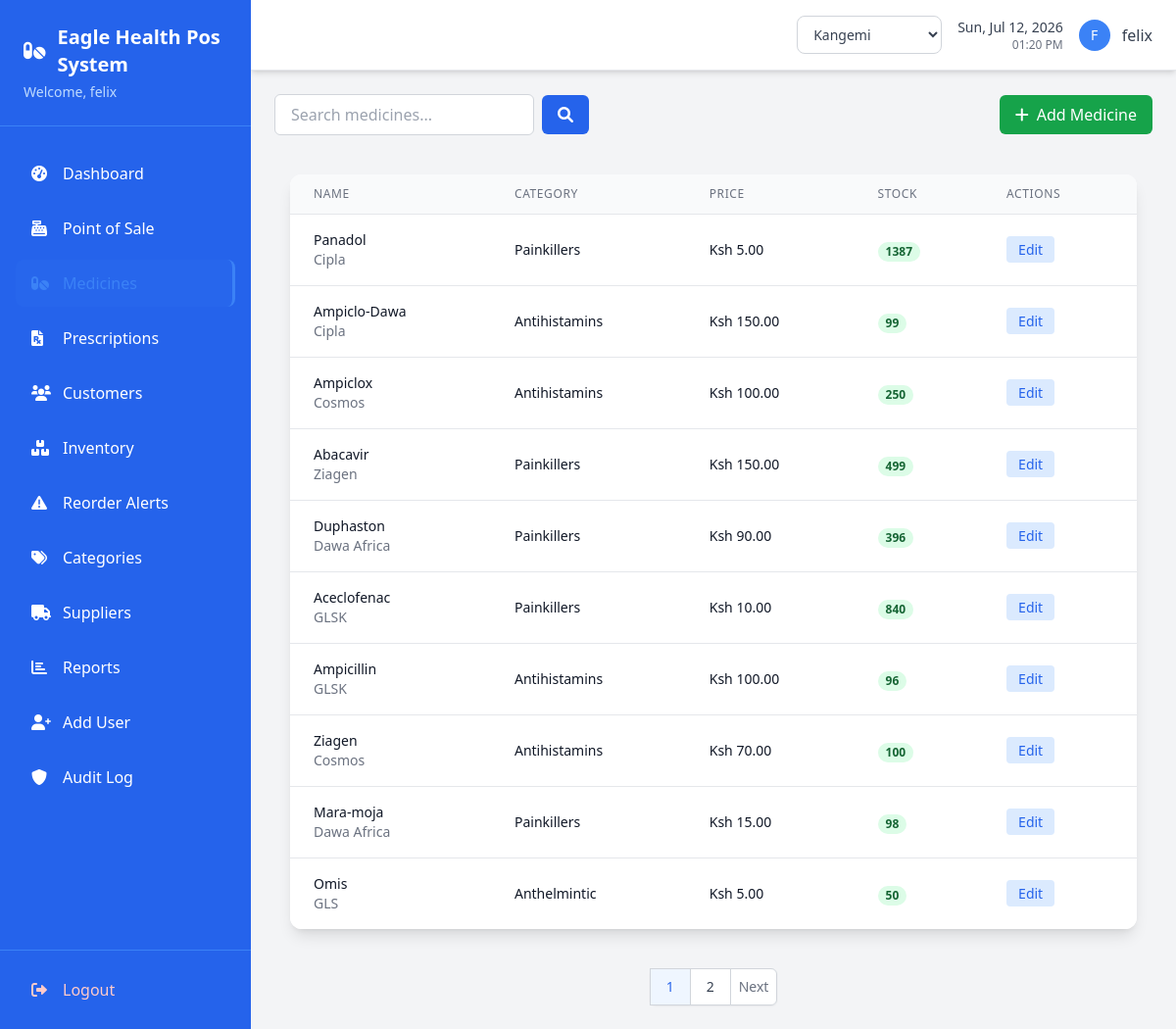
Screenshot of /medicines/ (signed in) with the database file from the repository.
### pos/models.py (models this page shows, shortened)
class Medicine(models.Model):
    name = models.CharField(max_length=100)
    category = models.ForeignKey(Category, on_delete=models.CASCADE)
    price = models.DecimalField(max_digits=10, decimal_places=2, validators=[MinValueValidator(Decimal('0.01'))])
    description = models.TextField(blank=True)
    manufacturer = models.CharField(max_length=100, blank=True)
    generic_name = models.CharField(max_length=150, blank=True, help_text="Clinical/active-ingredient name.")
    is_controlled_substance = models.BooleanField(default=False)
    barcode = models.CharField(max_length=50, blank=True, unique=True, null=True, help_text="Scannable SKU/barcode identifier.")
    is_active = models.BooleanField(default=True)
    created_at = models.DateTimeField(auto_now_add=True)
    updated_at = models.DateTimeField(auto_now=True)
    @property
    def total_quantity(self):
        return sum(inv.quantity for inv in self.inventory_set.all())

class Category(models.Model):
    name = models.CharField(max_length=50)
    description = models.TextField(blank=True)
    is_active = models.BooleanField(default=True)
    created_at = models.DateTimeField(auto_now_add=True)
    updated_at = models.DateTimeField(auto_now=True)
    class Meta:
        verbose_name_plural = "Categories"

class Inventory(models.Model):
    branch = models.ForeignKey(Branch, on_delete=models.PROTECT, related_name='inventory_items', null=True, blank=True)
    medicine = models.ForeignKey(Medicine, on_delete=models.CASCADE)
    quantity = models.IntegerField(validators=[MinValueValidator(0)])
    reorder_level = models.PositiveIntegerField(default=10, help_text="Triggers low-stock alert when quantity falls at or below this.")
    expiry_date = models.DateField()
    batch_number = models.CharField(max_length=50, blank=True)
    cost_price = models.DecimalField(max_digits=10, decimal_places=2, validators=[MinValueValidator(Decimal('0.01'))])
    created_at = models.DateTimeField(auto_now_add=True)
    updated_at = models.DateTimeField(auto_now=True)
    class Meta:
        verbose_name_plural = "Inventories"

### pos/views.py (the view)
# urls.py: path('medicines/', views.medicine_list, name='medicine_list'),
@login_required
def medicine_list(request):
    search_query = request.GET.get('search', '')
    medicines = Medicine.objects.filter(is_active=True)
    if search_query:
        medicines = medicines.filter(
            Q(name__icontains=search_query) |
            Q(category__name__icontains=search_query)
        )
    paginator = Paginator(medicines, 10)
    page = request.GET.get('page')
    medicines = paginator.get_page(page)
    return render(request, 'pos/medicine_list.html', {
        'medicines': medicines,
        'search_query': search_query
    })

### pos/context_processors.py (called while the page is built)
def branch_context(request):
    if not request.user.is_authenticated:
        return {}
    return {
        'branches': Branch.objects.filter(is_active=True) if getattr(request, 'is_branch_admin', False) else [],
        'active_branch': Branch.objects.filter(id=request.active_branch_id).first() if getattr(request, 'active_branch_id', None) else None,
    }

### pos/models.py (called while the page is built)
    def get_accessible_branches(self):
        if self.role == 'admin':
            return Branch.objects.filter(is_active=True)
        return Branch.objects.filter(id=self.branch_id, is_active=True) if self.branch_id else Branch.objects.none()

### templates/pos/medicine_list.html (shortened to what this page needs)
{% extends 'base.html' %}
{% block content %}
<div class="flex justify-between items-center mb-6">
    <div class="flex items-center space-x-4">
        <form method="get" class="flex items-center space-x-2">
            <input type="text" name="search" value="{{ search_query }}"
                   placeholder="Search medicines..."
                   class="px-4 py-2 border border-gray-300 rounded-md focus:outline-none focus:ring-2 focus:ring-blue-500">
            <button type="submit" class="bg-blue-600 text-white px-4 py-2 rounded-md hover:bg-blue-700">
                <i class="fas fa-search"></i>
            </button>
        </form>
    </div>
    <a href="{% url 'medicine_add' %}"
       class="bg-green-600 text-white px-4 py-2 rounded-md hover:bg-green-700 flex items-center">
        <i class="fas fa-plus mr-2"></i>
        Add Medicine
    </a>
</div>
<div class="max-w-5xl mx-auto p-4">
    <div class="bg-white rounded-xl shadow-lg overflow-hidden">
        <table class="min-w-full divide-y divide-gray-200">
            <thead class="bg-gray-50">
                <tr>
                    <th class="px-6 py-3 text-left text-xs font-medium text-gray-500 uppercase tracking-wider">Name</th>
                    <th class="px-6 py-3 text-left text-xs font-medium text-gray-500 uppercase tracking-wider">Category</th>
                    <th class="px-6 py-3 text-left text-xs font-medium text-gray-500 uppercase tracking-wider">Price</th>
                    <th class="px-6 py-3 text-left text-xs font-medium text-gray-500 uppercase tracking-wider">Stock</th>
                    <th class="px-6 py-3 text-left text-xs font-medium text-gray-500 uppercase tracking-wider">Actions</th>
                </tr>
            </thead>
            <tbody class="bg-white divide-y divide-gray-200">
                {% for medicine in medicines %}
                <tr>
                    <td class="px-6 py-4 whitespace-nowrap">
                        <div class="text-sm font-medium text-gray-900">{{ medicine.name }}</div>
                        <div class="text-sm text-gray-500">{{ medicine.manufacturer }}</div>
                    </td>
                    <td class="px-6 py-4 whitespace-nowrap text-sm text-gray-900">{{ medicine.category.name }}</td>
                    <td class="px-6 py-4 whitespace-nowrap text-sm text-gray-900">Ksh {{ medicine.price|floatformat:2 }}</td>
                    <td class="px-6 py-4 whitespace-nowrap">
                        <span class="px-2 inline-flex text-xs leading-5 font-semibold rounded-full
                               {% if medicine.total_quantity < 10 %}bg-red-100 text-red-800{% else %}bg-green-100 text-green-800{% endif %}">
                            {{ medicine.total_quantity }}
                        </span>
                    </td>
                    <td class="px-6 py-4 whitespace-nowrap text-sm font-medium">
                        <a href="{% url 'medicine_edit' medicine.pk %}"
                           class="text-blue-600 hover:text-blue-900 mr-3 bg-blue-100 px-3 py-1 rounded transition-colors">Edit</a>
                    </td>
                </tr>
                {% empty %}
                <tr>
                    <td colspan="5" class="px-6 py-4 text-center text-gray-500">No medicines found.</td>
                </tr>
                {% endfor %}
            </tbody>
        </table>
    </div>
</div>
{% if medicines.has_other_pages %}
<div class="flex justify-center mt-6">
    <nav class="relative z-0 inline-flex rounded-md shadow-sm -space-x-px">
        {% for num in medicines.paginator.page_range %}
        {% if medicines.number == num %}
        <span class="relative inline-flex items-center px-4 py-2 border border-gray-300 bg-blue-50 text-sm font-medium text-blue-600">
            {{ num }}
        </span>
        {% else %}
        <a href="?page={{ num }}{% if search_query %}&search={{ search_query }}{% endif %}"
           class="relative inline-flex items-center px-4 py-2 border border-gray-300 bg-white text-sm font-medium text-gray-700 hover:bg-gray-50">
            {{ num }}
        </a>
        {% endif %}
        {% endfor %}
        {% if medicines.has_next %}
        <a href="?page={{ medicines.next_page_number }}{% if search_query %}&search={{ search_query }}{% endif %}"
           class="relative inline-flex items-center px-2 py-2 rounded-r-md border border-gray-300 bg-white text-sm font-medium text-gray-500 hover:bg-gray-50">
            Next
        </a>
        {% endif %}
    </nav>
</div>
{% endif %}
{% endblock %}

### templates/base.html (shortened to what this page needs)
{% load crispy_forms_tags %}
<!doctype html>
<html lang="en">
  <head>
    <script src="https://cdn.tailwindcss.com"></script>
    <link
      rel="stylesheet"
      href="https://cdnjs.cloudflare.com/ajax/libs/font-awesome/6.0.0/css/all.min.css"
    />
  </head>
  <body class="bg-gray-100 font-sans">
    <div class="flex h-screen">
      <div class="bg-blue-600 text-white w-64 flex-shrink-0 flex flex-col">
        <div class="p-6 border-b border-blue-500">
          <h1 class="text-xl font-bold flex items-center">
            <i class="fas fa-pills mr-3"></i>
            Eagle Health Pos System
          </h1>
          <p class="text-blue-200 text-sm mt-1">
            Welcome, {{ user.first_name|default:user.username }}
          </p>
        </div>
        <nav class="flex-1 px-4 py-6 space-y-2">
          <a
            href="{% url 'dashboard' %}"
            class="flex items-center px-4 py-3 rounded-lg hover:bg-blue-700 transition-colors duration-200 {% if request.resolver_match.url_name == 'dashboard' %}sidebar-active{% endif %}"
          >
            <i class="fas fa-tachometer-alt w-5 mr-3"></i>
            <span>Dashboard</span>
          </a>
          <a
            href="{% url 'pos_sale' %}"
            class="flex items-center px-4 py-3 rounded-lg hover:bg-blue-700 transition-colors duration-200 {% if request.resolver_match.url_name == 'pos_sale' %}sidebar-active{% endif %}"
          >
            <i class="fas fa-cash-register w-5 mr-3"></i>
            <span>Point of Sale</span>
          </a>
          <a
            href="{% url 'medicine_list' %}"
            class="flex items-center px-4 py-3 rounded-lg hover:bg-blue-700 transition-colors duration-200 {% if 'medicine' in request.resolver_match.url_name %}sidebar-active{% endif %}"
          >
            <i class="fas fa-pills w-5 mr-3"></i>
            <span>Medicines</span>
          </a>
          <a
            href="{% url 'prescription_list' %}"
            class="flex items-center px-4 py-3 rounded-lg hover:bg-blue-700 transition-colors duration-200 {% if 'prescription' in request.resolver_match.url_name %}sidebar-active{% endif %}"
          >
            <i class="fas fa-file-prescription w-5 mr-3"></i>
            <span>Prescriptions</span>
          </a>
          <a
            href="{% url 'customer_list' %}"
            class="flex items-center px-4 py-3 rounded-lg hover:bg-blue-700 transition-colors duration-200 {% if 'customer' in request.resolver_match.url_name %}sidebar-active{% endif %}"
          >
            <i class="fas fa-users w-5 mr-3"></i>
            <span>Customers</span>
          </a>
          <a
            href="{% url 'inventory_list' %}"
            class="flex items-center px-4 py-3 rounded-lg hover:bg-blue-700 transition-colors duration-200 {% if 'inventory' in request.resolver_match.url_name %}sidebar-active{% endif %}"
          >
            <i class="fas fa-boxes w-5 mr-3"></i>
            <span>Inventory</span>
          </a>
          <a
            href="{% url 'reorder_alerts' %}"
            class="flex items-center px-4 py-3 rounded-lg hover:bg-blue-700 transition-colors duration-200 {% if 'reorder' in request.resolver_match.url_name %}sidebar-active{% endif %}"
          >
            <i class="fas fa-triangle-exclamation w-5 mr-3"></i>
            <span>Reorder Alerts</span>
          </a>
          <a
            href="{% url 'category_list' %}"
            class="flex items-center px-4 py-3 rounded-lg hover:bg-blue-700 transition-colors duration-200 {% if 'categor' in request.resolver_match.url_name %}sidebar-active{% endif %}"
          >
            <i class="fas fa-tags w-5 mr-3"></i>
            <span>Categories</span>
          </a>
          <a
            href="{% url 'supplier_list' %}"
            class="flex items-center px-4 py-3 rounded-lg hover:bg-blue-700 transition-colors duration-200 {% if 'supplier' in request.resolver_match.url_name %}sidebar-active{% endif %}"
          >
            <i class="fas fa-truck w-5 mr-3"></i>
            <span>Suppliers</span>
          </a>
          <a
            href="{% url 'sales_report' %}"
            class="flex items-center px-4 py-3 rounded-lg hover:bg-blue-700 transition-colors duration-200 {% if 'report' in request.resolver_match.url_name %}sidebar-active{% endif %}"
          >
            <i class="fas fa-chart-bar w-5 mr-3"></i>
            <span>Reports</span>
          </a>
          <a
            href="{% url 'add_user' %}"
            class="flex items-center px-4 py-3 rounded-lg hover:bg-blue-700 transition-colors duration-200 {% if request.resolver_match.url_name == 'add_user' %}sidebar-active{% endif %}"
          >
            <i class="fas fa-user-plus w-5 mr-3"></i>
            <span>Add User</span>
          </a>
          {% if user.profile.role == 'admin' %}
          <a
            href="{% url 'audit_log_list' %}"
            class="flex items-center px-4 py-3 rounded-lg hover:bg-blue-700 transition-colors duration-200 {% if request.resolver_match.url_name == 'audit_log_list' %}sidebar-active{% endif %}"
          >
            <i class="fas fa-shield-alt w-5 mr-3"></i>
            <span>Audit Log</span>
          </a>
          {% endif %}
        </nav>
        <div class="p-4 border-t border-blue-500">
          <a
            href="{% url 'login' %}"
            class="flex items-center px-4 py-3 rounded-lg hover:bg-red-600 transition-colors duration-200 text-red-200 hover:text-white"
          >
            <i class="fas fa-sign-out-alt w-5 mr-3"></i>
            <span>Logout</span>
          </a>
        </div>
      </div>
      <div class="flex-1 flex flex-col overflow-hidden">
<header class="bg-white shadow-md border-b border-gray-200 px-6 py-4">
  <div class="flex justify-between items-center">
    <div class="flex items-center space-x-4">
      {% if user.profile.role == 'admin' %}
      <div class="relative">
        <select
          onchange="window.location.href=this.value"
          class="border border-gray-300 rounded-lg px-3 py-2 text-sm font-medium text-gray-700 bg-white hover:border-blue-400 focus:outline-none focus:ring-2 focus:ring-blue-400"
        >
          {% for b in branches %}
            <option value="{% url 'switch_branch' b.id %}" {% if active_branch.id == b.id %}selected{% endif %}>
              {{ b.name }}
            </option>
          {% endfor %}
        </select>
      </div>
      {% elif active_branch %}
      <div class="flex items-center px-3 py-2 bg-blue-50 border border-blue-200 rounded-lg">
        <i class="fas fa-store text-blue-500 mr-2 text-sm"></i>
        <span class="text-sm font-medium text-blue-700">{{ active_branch.name }}</span>
      </div>
      {% endif %}
      <div class="text-right">
        <p
          class="text-sm font-medium text-gray-700"
          id="current-date"
        ></p>
        <p class="text-xs text-gray-500" id="current-time"></p>
      </div>
      <div class="flex items-center space-x-3">
        <div
          class="w-8 h-8 bg-blue-500 rounded-full flex items-center justify-center"
        >
          <span class="text-white font-medium text-sm">
            {{ user.first_name.0|default:user.username.0|upper }}
          </span>
        </div>
        <span class="text-gray-700 font-medium"
          >{{ user.first_name|default:user.username }}</span
        >
      </div>
    </div>
  </div>
</header>
        <main class="flex-1 overflow-auto p-6">
           {% block content %}{% endblock %}
        </main>
      </div>
    </div>
  </body>
</html>

### templates/base.html (style rules this page uses)
.sidebar-active { background-color: rgba(59, 130, 246, 0.1); border-right: 3px solid #3b82f6; }
.sidebar-active i, .sidebar-active span { color: #3b82f6; }

### rows the page displays
Medicine: name "Panadol", manufacturer "Cipla", category.name "Painkillers", price "5.00", total_quantity "1387"
Medicine: name "Ampiclo-Dawa", manufacturer "Cipla", category.name "Antihistamins", price "150.00", total_quantity "99"
Medicine: name "Ampiclox", manufacturer "Cosmos", category.name "Antihistamins", price "100.00", total_quantity "250"
Medicine: name "Abacavir", manufacturer "Ziagen", category.name "Painkillers", price "150.00", total_quantity "499"
Medicine: name "Duphaston", manufacturer "Dawa Africa", category.name "Painkillers", price "90.00", total_quantity "396"
Medicine: name "Aceclofenac", manufacturer "GLSK", category.name "Painkillers", price "10.00", total_quantity "840"
Medicine: name "Ampicillin", manufacturer "GLSK", category.name "Antihistamins", price "100.00", total_quantity "96"
Medicine: name "Ziagen", manufacturer "Cosmos", category.name "Antihistamins", price "70.00", total_quantity "100"
Medicine: name "Mara-moja", manufacturer "Dawa Africa", category.name "Painkillers", price "15.00", total_quantity "98"
Medicine: name "Omis", manufacturer "GLS", category.name "Anthelmintic", price "5.00", total_quantity "50"

### other values shown
{{ user.first_name|default:user.username }} "felix"
{{ user.first_name.0|default:user.username.0|upper }} "F"
{{ num }} "1"
{{ num }} "2"
form field value "Kangemi"
